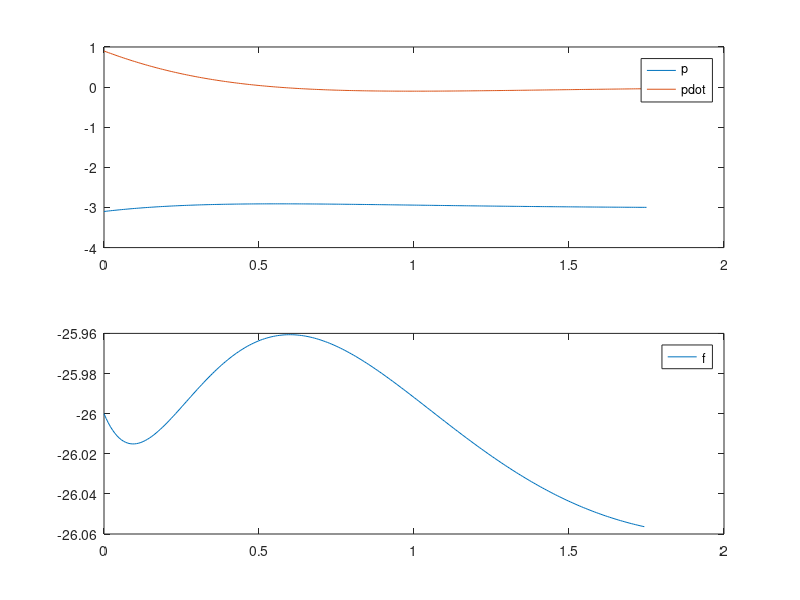

This chart was generated by the following MATLAB code:
function startercode052530
[T,X,U,XFORDISPLAY] = RunSimulation;
PlotResults(T,X,U);
p = mat2str(XFORDISPLAY(1),8)
pdot = mat2str(XFORDISPLAY(2),8)
end

function [actuators,data] = initControlSystem(sensors,references,parameters,data)
%%%%%%%%%%%%%%%%%%
% MODIFY
data.A = [0 1; -7 -4];
data.B = [0;1];
data.C = [1 0];
data.xhat = [0;0];
data.u=0;

pcon = [-3,-1.5];
pobs = [-3,-1.5]';

data.K = acker(data.A,data.B,pcon);
data.L = acker(data.A',data.C',pobs)';
data.K
data.L
%
%%%%%%%%%%%%%%%%%%
[actuators,data] = runControlSystem(sensors,references,parameters,data);
end

function [actuators,data] = runControlSystem(sensors,references,parameters,data)
%%%%%%%%%%%%%%%%%%
% MODIFY
u=-data.K*data.xhat;
y=sensors.p + 3;
data.xhat=data.xhat+(data.A*data.xhat+data.B*u-data.L*(data.C*data.xhat-y))*parameters.tStep;
actuators.f= u+((7*-3)-5);
%
%%%%%%%%%%%%%%%%%%
end

function [T,X,U,XFORDISPLAY] = RunSimulation
[t,x,tStep,nSteps,nStepsForDisplay] = InitSimulation;
T = t;
X = x;
U = [];
controller.init = @initControlSystem;
controller.run = @runControlSystem;
controller.sensors = GetSensors(t,x);
controller.references = struct;
controller.parameters = struct('tStep',tStep);
controller.data = struct;
[controller.actuators,controller.data] = ...
    controller.init(controller.sensors, ...
                    controller.references, ...
                    controller.parameters, ...
                    controller.data);
for iStep = 1:nSteps
    u = GetInput(controller.actuators);
    [t,x] = ode45(@(t,x) GetXDot(t,x,u),[t t+tStep],x);
    t = t(end);
    x = x(end,:)';
    controller.sensors = GetSensors(t,x);
    [controller.actuators,controller.data] = ...
    controller.run(controller.sensors, ...
                    controller.references, ...
                    controller.parameters, ...
                    controller.data);
    T = [T t];
    X = [X x];
    U = [U u];
    if iStep==nStepsForDisplay
        XFORDISPLAY = x;
    end
end
end

function [t,x,tStep,nSteps,nStepsForDisplay] = InitSimulation
t = 0;
x = [-3.10; 0.90];
tStep = 0.007;
nStepsForDisplay = 25;
nSteps = 250;
end

function u = GetInput(actuators)
u = actuators.f;
end

function sensors = GetSensors(t,x)
sensors.t = t;
sensors.p = x(1);
end

function xdot = GetXDot(t,x,u)
xdot = [x(2); (1/1)*(-(4*x(2)+7*x(1)+-5)+u(1))];
end

function PlotResults(T,X,U)
clf;
subplot(2,1,1);
plot(T,X);
legend('p','pdot');
subplot(2,1,2);
plot(T(1:end-1),U);
legend('f');
end
